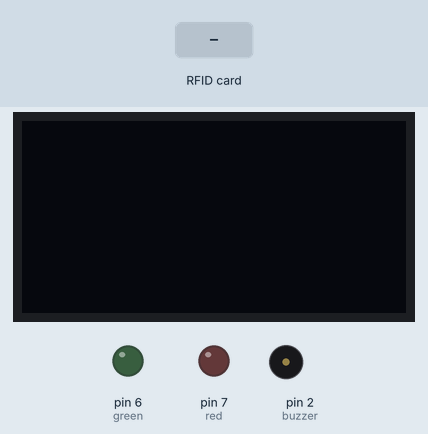
Recording of a sketch running on a simulated Arduino Uno, built with avr-gcc and run on an emulated ATmega328P. Parts: 128×64 one-colour display, output pins drawn as LEDs (lit = HIGH), buzzer (waves = sounding). The test bench sets the inputs (shaded band). Pins used as bus, display or sensor lines are not drawn.

Above: at 1.2 s.
1.3 s: RFID card 19 32 17 39 28 held to the reader
At 1.8 s:
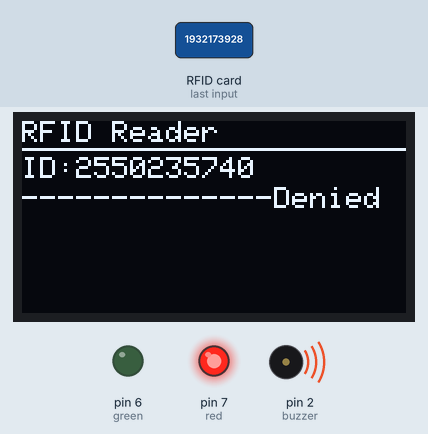
At 4.0 s:
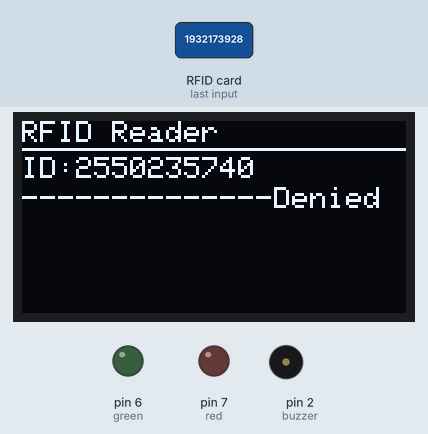
4.3 s: RFID card 5E 7A 19 C4 held to the reader
At 6.2 s:
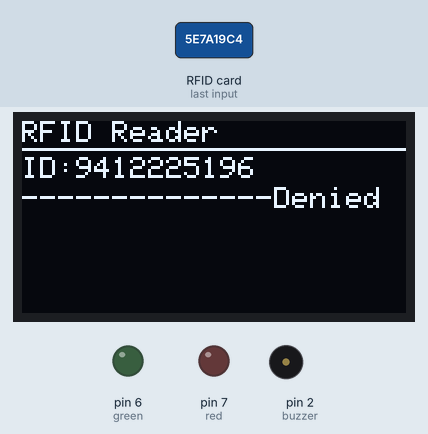
Timing chart, 0 to 7.7 s (numbered marks = the images above; inputs shaded):
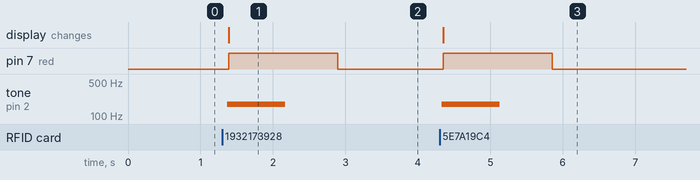

The sketch:

mixed.ino
```cpp
#include <SPI.h>
#include <MFRC522.h>
#include <Wire.h>
#include <Adafruit_GFX.h>
#include <Adafruit_SSD1306.h>

#define OLED_RESET -1
Adafruit_SSD1306 display(OLED_RESET);

// sets pins
#define RST_PIN 9
#define SS_PIN 10

// creates instance of MFRC522
MFRC522 mfrc522(SS_PIN, RST_PIN);

// sets pins for the buzzer and LEDs
int buzzer = 2;
int red = 7;
int green = 6;

// set up Aduino and initialize RFID reader and OLED display
void setup() {
  Serial.begin(9600);
  SPI.begin();
  mfrc522.PCD_Init();
  display.begin(SSD1306_SWITCHCAPVCC, 0x3C);
  display.clearDisplay();
  display.setTextSize(1);
  display.setTextColor(WHITE);
  pinMode(buzzer, OUTPUT);
  pinMode(green, OUTPUT);
  pinMode(red, OUTPUT);
}

// main loop, runs continuously to check for RFIDs and show on display
void loop() {
  //check if new RFID card is present
  if (!mfrc522.PICC_IsNewCardPresent() || !mfrc522.PICC_ReadCardSerial()) {
    delay(50);
    return;
  }


// converts UID to a decimal string
String uidString = "";
for (byte i = 0; i < mfrc522.uid.size; i++) {
  // convert each byte to a decimal string and append it to uidString
  uidString += String(mfrc522.uid.uidByte[i], DEC);
}

  // displays UID on OLED screen
  display.clearDisplay();
  display.setCursor(0, 0);
  display.println("RFID Reader");
  display.drawLine(0, 9, display.width(), 9, WHITE);
  display.setCursor(0, 12);
  display.print("ID:");
  display.println(uidString);

  // checks if UID is auhtorized and updates display
  if (isAuthorized(uidString)) {
    display.setCursor(0, 22);
    display.println("-------------Granted");
    tone(buzzer, 1000, 375);
    display.display();
    digitalWrite(green, HIGH);
    digitalWrite(red, LOW);
    delay(1500);
    digitalWrite(green, LOW);
  } // not authorized
  else {
    display.setCursor(0, 22);
    display.println("--------------Denied");
    tone(buzzer, 175, 800);
    display.display();
    digitalWrite(red, HIGH);
    digitalWrite(green, LOW);
    delay(1500);
    digitalWrite(red, LOW);
  }
}

// checks if given UID is in list of acess
bool isAuthorized(String current) {
  String authorizedIDs[] = { "1932173928" };
  for (String id : authorizedIDs) {
    if (current == id) {
      return true;
    }
  }
  return false;
}
```

Measured:
- after the input at 1.3 s, pin 7 (red): LOW → HIGH after 0.09 s, → LOW 1.5 s later; tone on pin 2 (buzzer): silent → 175 Hz after 0.07 s, → silent 0.80 s later; the display: changes after 0.09 s (image 1)
- after the input at 4.3 s, pin 7 (red): LOW → HIGH after 0.05 s, → LOW 1.5 s later; tone on pin 2 (buzzer): silent → 175 Hz at once, → silent 0.80 s later; the display: changes after 0.05 s (image 3)
